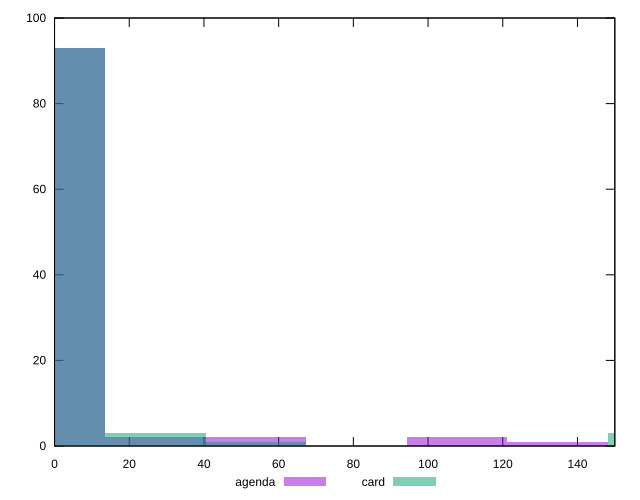

Write the gnuplot code that produced this figure.
reset

$agenda <<EOF
0 93
134.7220662541644 1
26.944413250832877 2
107.77765300333151 2
53.888826501665754 2
EOF

$card <<EOF
0 93
161.66647950499726 3
53.888826501665754 1
26.944413250832877 3
EOF

set key outside below
set boxwidth 26.944413250832877
set xrange [0:150]
set yrange [0:100]
set trange [0:100]
set style fill transparent solid 0.5 noborder
set terminal svg size 640, 500 enhanced background rgb 'white'
set output "reports/report_00028_2021-02-24T12-49-42.674Z/unused-css-rules/comparison/histogram/1_vs_2.svg"

plot $agenda title "agenda" with boxes, \
     $card title "card" with boxes

reset
